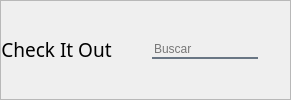
       <widget class="QFrame" name="frame">
        <property name="minimumSize">
         <size>
          <width>0</width>
          <height>60</height>
         </size>
        </property>
        <property name="styleSheet">
         <string notr="true">QPushButton{
border:none;
}</string>
        </property>
        <property name="frameShape">
         <enum>QFrame::StyledPanel</enum>
        </property>
        <property name="frameShadow">
         <enum>QFrame::Raised</enum>
        </property>
        <layout class="QHBoxLayout" name="horizontalLayout_5">
         <property name="spacing">
          <number>0</number>
         </property>
         <property name="leftMargin">
          <number>0</number>
         </property>
         <property name="topMargin">
          <number>0</number>
         </property>
         <property name="rightMargin">
          <number>0</number>
         </property>
         <property name="bottomMargin">
          <number>0</number>
         </property>
         <item>
          <layout class="QHBoxLayout" name="horizontalLayout_4">
           <item>
            <widget class="QPushButton" name="Home">
             <property name="font">
              <font>
               <family>Lucida Calligraphy</family>
               <pointsize>14</pointsize>
               <weight>50</weight>
               <bold>false</bold>
              </font>
             </property>
             <property name="cursor">
              <cursorShape>PointingHandCursor</cursorShape>
             </property>
             <property name="styleSheet">
              <string notr="true"/>
             </property>
             <property name="text">
              <string>Check It Out</string>
             </property>
             <property name="icon">
              <iconset>
               <normaloff>src/Imagenes_UI/Check_it_out-removebg-preview.png</normaloff>src/Imagenes_UI/Check_it_out-removebg-preview.png</iconset>
             </property>
             <property name="iconSize">
              <size>
               <width>70</width>
               <height>70</height>
              </size>
             </property>
            </widget>
           </item>
           <item>
            <spacer name="horizontalSpacer">
             <property name="orientation">
              <enum>Qt::Horizontal</enum>
             </property>
             <property name="sizeHint" stdset="0">
              <size>
               <width>40</width>
               <height>20</height>
              </size>
             </property>
            </spacer>
           </item>
           <item>
            <widget class="QLineEdit" name="lineEdit">
             <property name="maximumSize">
              <size>
               <width>165</width>
               <height>16777215</height>
              </size>
             </property>
             <property name="styleSheet">
              <string notr="true">background-color: rgba(0, 0,  0, 0);
border: none;
border-bottom: 2px solid rgba(105, 118, 132, 255); 

</string>
             </property>
             <property name="placeholderText">
              <string>Buscar</string>
             </property>
             <property name="clearButtonEnabled">
              <bool>false</bool>
             </property>
            </widget>
           </item>
           <item>
            <widget class="QPushButton" name="pushButton_3">
             <property name="cursor">
              <cursorShape>PointingHandCursor</cursorShape>
             </property>
             <property name="styleSheet">
              <string notr="true"/>
             </property>
             <property name="text">
              <string/>
             </property>
             <property name="icon">
              <iconset>
               <normaloff>src/Imagenes_UI/User-removebg-preview.png</normaloff>src/Imagenes_UI/User-removebg-preview.png</iconset>
             </property>
             <property name="iconSize">
              <size>
               <width>50</width>
               <height>50</height>
              </size>
             </property>
            </widget>
           </item>
          </layout>
         </item>
        </layout>
       </widget>
